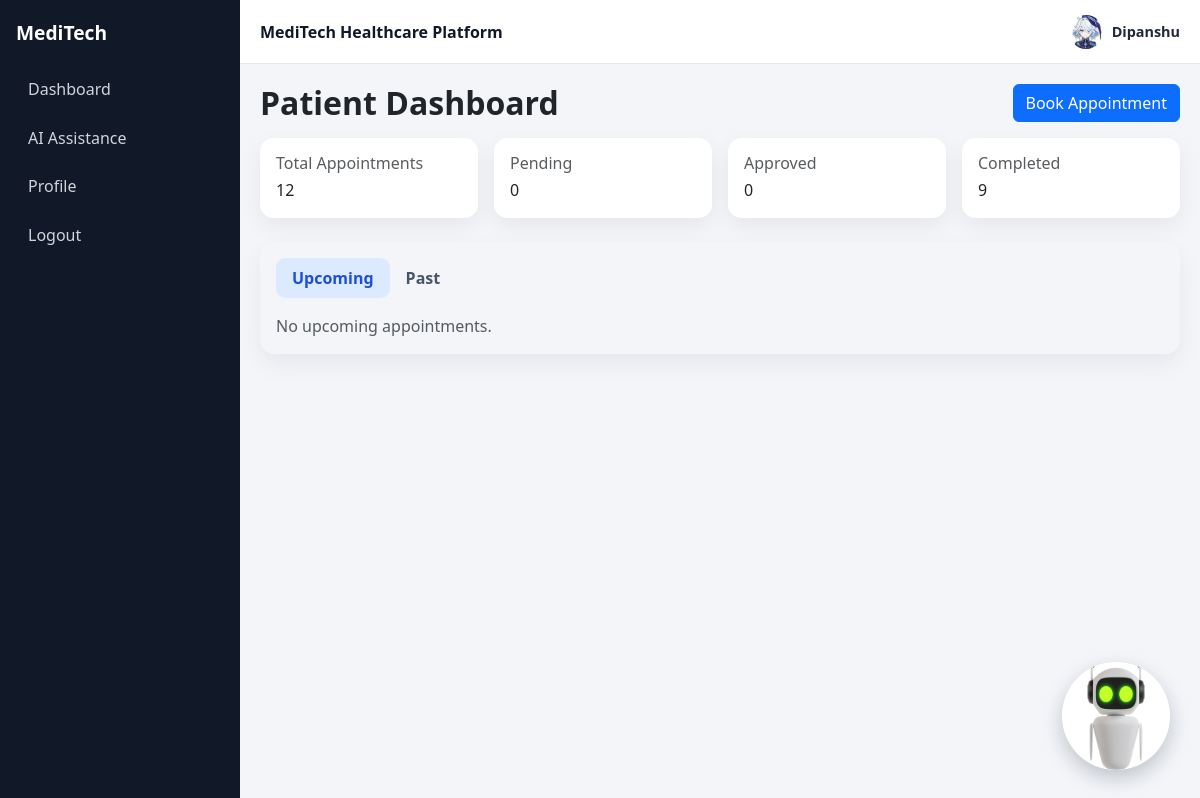
The app's page /patient/dashboard (signed in) with its own data.
### models.py (models this page shows)
class User(UserMixin, db.Model):
    __tablename__ = "users"
    id = db.Column(db.Integer, primary_key=True)
    full_name = db.Column(db.String(120), nullable=False)
    email = db.Column(db.String(120), unique=True, nullable=False)
    password_hash = db.Column(db.String(255), nullable=False)
    profile_image = db.Column(db.String(255), nullable=True)
    role = db.Column(db.String(20), nullable=False)  # patient | doctor | admin
    doctor_status = db.Column(
        db.String(20),
        nullable=False,
        default="approved",
    )  # approved | pending | rejected
    created_at = db.Column(db.DateTime, nullable=False, default=datetime.utcnow)
    patient_appointments = db.relationship(
        "Appointment",
        foreign_keys="Appointment.patient_id",
        backref="patient",
        lazy=True,
    )
    doctor_appointments = db.relationship(
        "Appointment",
        foreign_keys="Appointment.doctor_id",
        backref="doctor",
        lazy=True,
    )

### routes/patient.py (the view)
@patient_bp.route("/dashboard")
@login_required
def dashboard():
    if current_user.role != "patient":
        flash("Access denied: Patient account required.", "danger")
        return redirect(url_for("home"))
    appointments = (
        Appointment.query.filter_by(patient_id=current_user.id)
        .order_by(Appointment.appointment_date.desc(), Appointment.appointment_time.desc())
        .all()
    )
    now = datetime.now()
    for appointment in appointments:
        appointment.scheduled_at = datetime.combine(appointment.appointment_date, appointment.appointment_time)
        appointment.is_past = appointment.status in ["completed", "cancelled"]
        appointment.call_available = (
            appointment.status == "approved"
            and bool(appointment.room_id)
            and now >= appointment.scheduled_at
        )
        appointment.remaining_to_call = ""
        if appointment.status == "approved" and appointment.scheduled_at > now:
            seconds_left = int((appointment.scheduled_at - now).total_seconds())
            appointment.remaining_to_call = _format_remaining_seconds(seconds_left)
    total_appointments = len(appointments)
    pending_count = sum(1 for appointment in appointments if appointment.status == "pending")
    approved_count = sum(1 for appointment in appointments if appointment.status == "approved")
    completed_count = sum(1 for appointment in appointments if appointment.status == "completed")
    return render_template(
        "patient/dashboard.html",
        appointments=appointments,
        total_appointments=total_appointments,
        pending_count=pending_count,
        approved_count=approved_count,
        completed_count=completed_count,
    )

### templates/patient/dashboard.html (shortened to what this page needs)
{% extends "base.html" %}
{% block content %}
<div class="d-flex flex-wrap justify-content-between align-items-center mb-3 gap-2">
	<h2 class="page-title mb-0">Patient Dashboard</h2>
	<div class="d-flex gap-2">
		<a class="btn btn-primary" href="{{ url_for('patient.approved_doctors') }}">Book Appointment</a>
	</div>
</div>
<div class="row g-3 mb-4">
	<div class="col-md-6 col-xl-3">
		<div class="metric-card h-100 p-3">
			<h6 class="text-muted mb-1">Total Appointments</h6>
			<div class="metric-value">{{ total_appointments }}</div>
		</div>
	</div>
	<div class="col-md-6 col-xl-3">
		<div class="metric-card h-100 p-3">
			<h6 class="text-muted mb-1">Pending</h6>
			<div class="metric-value">{{ pending_count }}</div>
		</div>
	</div>
	<div class="col-md-6 col-xl-3">
		<div class="metric-card h-100 p-3">
			<h6 class="text-muted mb-1">Approved</h6>
			<div class="metric-value">{{ approved_count }}</div>
		</div>
	</div>
	<div class="col-md-6 col-xl-3">
		<div class="metric-card h-100 p-3">
			<h6 class="text-muted mb-1">Completed</h6>
			<div class="metric-value">{{ completed_count }}</div>
		</div>
	</div>
</div>
<div id="appointments" class="saas-card p-3">
	<ul class="nav dashboard-tabs mb-3" id="patientTabs" role="tablist">
		<li class="nav-item" role="presentation">
			<button class="nav-link active" data-bs-toggle="tab" data-bs-target="#patient-upcoming" type="button" role="tab">Upcoming</button>
		</li>
		<li class="nav-item" role="presentation">
			<button class="nav-link" data-bs-toggle="tab" data-bs-target="#patient-past" type="button" role="tab">Past</button>
		</li>
	</ul>
	<div class="tab-content">
		<div class="tab-pane fade show active" id="patient-upcoming" role="tabpanel">
			{% set state = namespace(has_upcoming=false) %}
			{% if not state.has_upcoming %}
				<div class="text-muted">No upcoming appointments.</div>
			{% endif %}
		</div>
			{% set state = namespace(has_past=false) %}
	</div>
</div>
<a href="{{ url_for('patient.chatbot') }}" class="bot-button" title="Chat with MediBot" aria-label="Chat with MediBot">
	<img src="{{ url_for('static', filename='assets/bot_img.png') }}" class="bot-avatar-img" alt="MediBot Avatar">
</a>
{% endblock %}

### templates/base.html (shortened to what this page needs)
<!doctype html>
<html lang="en">
<head>
    <link href="https://cdn.jsdelivr.net/npm/bootstrap@5.3.3/dist/css/bootstrap.min.css" rel="stylesheet">
    <link rel="stylesheet" href="{{ url_for('static', filename='css/style.css') }}">
</head>
<body>
{% if current_user.is_authenticated %}
    {% if current_user.role == 'doctor' %}
        {% set dashboard_url = url_for('doctor.dashboard') %}
    {% elif current_user.role == 'patient' %}
        {% set dashboard_url = url_for('patient.dashboard') %}
    {% elif current_user.role == 'admin' %}
        {% set dashboard_url = url_for('admin.dashboard') %}
    {% else %}
        {% set dashboard_url = url_for('dashboard') %}
    {% endif %}
    <div class="app-shell">
        <aside id="appSidebar" class="app-sidebar">
            <div class="sidebar-brand">MediTech</div>
            <nav class="sidebar-nav">
                <a class="sidebar-link" href="{{ dashboard_url }}">Dashboard</a>
                {% if current_user.role == 'patient' %}
                    <a class="sidebar-link" href="{{ url_for('patient.chatbot') }}">AI Assistance</a>
                {% endif %}
                <a class="sidebar-link" href="{{ url_for('profile.profile') }}">Profile</a>
                <a class="sidebar-link" href="{{ url_for('auth.logout') }}">Logout</a>
            </nav>
        </aside>
        <div class="app-content-wrap">
            <header class="app-topbar">
                <div class="d-flex align-items-center gap-2">
                    <div class="app-name">MediTech Healthcare Platform</div>
                </div>
                <a class="profile-chip" href="{{ url_for('profile.profile') }}">
                    {% if current_user.profile_image %}
                        <img src="{{ url_for('static', filename=current_user.profile_image) }}" alt="Profile" class="profile-chip-image">
                    {% else %}
                        <span class="profile-chip-fallback">{{ current_user.full_name[:1]|upper }}</span>
                    {% endif %}
                    <span class="profile-chip-name">{{ current_user.full_name }}</span>
                </a>
            </header>
            <main class="app-main">
{% endif %}
    {% block content %}{% endblock %}
</main>
{% if current_user.is_authenticated %}
        </div>
    </div>
{% endif %}
</body>
</html>

### static/css/style.css (style rules this page uses)
body { background-color: #f8f9fa; }
.app-shell { display: flex; min-height: 100vh; background: #f3f5f9; }
.app-sidebar { width: 240px; background: #111827; color: #fff; padding: 1.2rem 1rem; position: sticky; top: 0; height: 100vh; }
.sidebar-brand { font-weight: 700; font-size: 1.2rem; margin-bottom: 1.25rem; }
.sidebar-nav { display: flex; flex-direction: column; gap: 0.45rem; }
.sidebar-link { text-decoration: none; color: #d1d5db; border-radius: 0.6rem; padding: 0.55rem 0.75rem; transition: background-color 0.2s ease; }
.app-content-wrap { flex: 1; display: flex; flex-direction: column; min-width: 0; }
.app-topbar { height: 64px; background: #fff; border-bottom: 1px solid #e5e7eb; display: flex; align-items: center; justify-content: space-between; padding: 0 1.25rem; }
.app-name { font-weight: 700; color: #111827; }
.app-main { flex: 1; padding: 1.25rem; }
.profile-chip { display: inline-flex; align-items: center; gap: 0.55rem; text-decoration: none; color: #1f2937; }
.profile-chip-image, .profile-chip-fallback { width: 34px; height: 34px; border-radius: 50%; display: inline-flex; align-items: center; justify-content: center; object-fit: cover; }
.profile-chip-name { font-size: 0.9rem; font-weight: 600; }
.saas-card { border: 0; border-radius: 0.9rem; box-shadow: 0 10px 24px rgba(15, 23, 42, 0.06); }
.metric-card { border: 0; border-radius: 0.85rem; background: #fff; box-shadow: 0 8px 22px rgba(15, 23, 42, 0.06); }
.dashboard-tabs .nav-link { border: 0; border-radius: 0.6rem; color: #475569; font-weight: 600; }
.dashboard-tabs .nav-link.active { background: #dbeafe; color: #1d4ed8; }
.bot-button { position: fixed; bottom: 30px; right: 30px; width: 108px; height: 108px; display: inline-flex; align-items: center; justify-content: center; background: #ffffff; border-radius: 50%; overflow: hidden; cursor: pointer; z-index: 1000; box-shadow: 0 8px 20px rgba(15, 23, 42, 0.22); transition: transform 0.25s ease, box-shadow 0.25s ease; text-decoration: none; animation: medibot-float 3s ease-in-out infinite; }
.bot-avatar-img { width: 100%; height: 100%; object-fit: contain; display: block; }
.page-title { font-weight: 700; margin-bottom: 0; }

### records on screen
User: profile_image (picture), full_name "Dipanshu"

### other values on screen
{{ total_appointments }} "12"
{{ pending_count }} "0"
{{ approved_count }} "0"
{{ completed_count }} "9"
